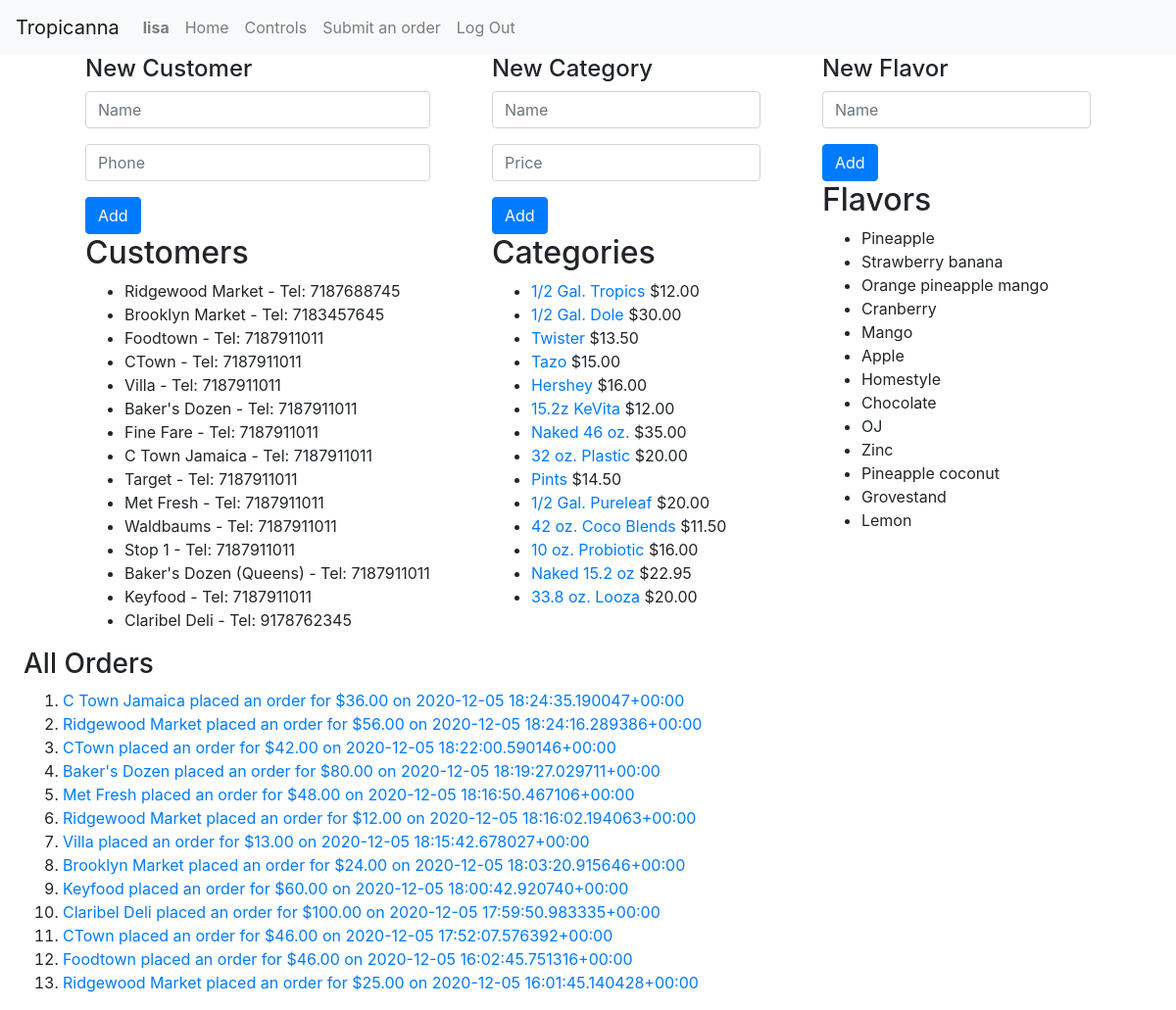
The page /controls (signed in) on the database as committed earlier.
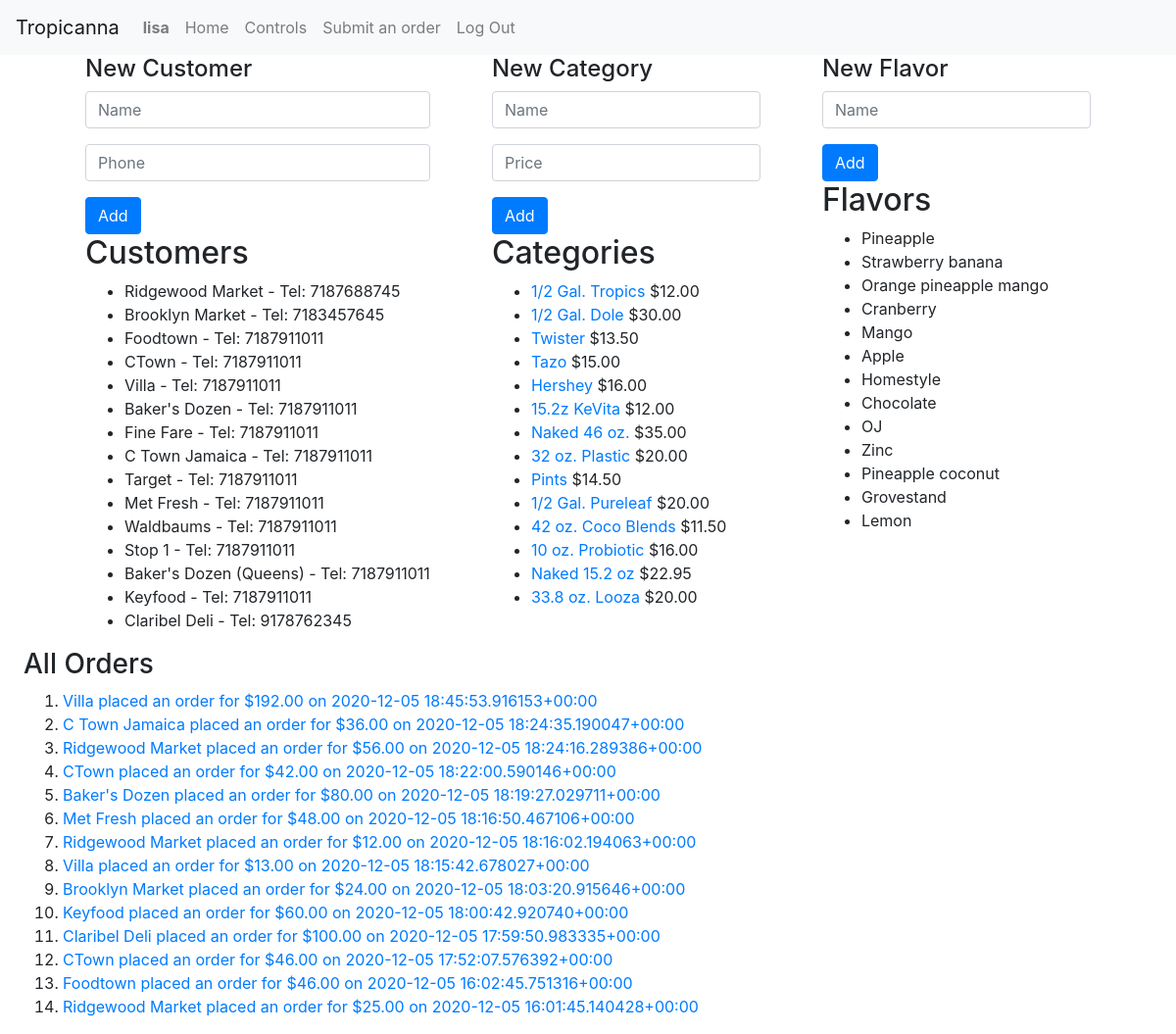
The same page on the database as committed later.
### tropicanna/models.py (models this page shows, shortened)
class Customer(models.Model):
    name = models.CharField(max_length=100)
    phone = models.IntegerField()
    def __str__(self):
        return f"{self.name}"

class Category(models.Model):
    name = models.CharField(max_length=100)
    price = models.DecimalField(max_digits=8, decimal_places=2)
    flavors = models.ManyToManyField(
        Flavor, blank=True, related_name="categories")

class Flavor(models.Model):
    name = models.CharField(max_length=100)

class Order(models.Model):
    customer = models.ForeignKey(
        "Customer", on_delete=models.CASCADE, related_name="orders")
    delivered = models.BooleanField(default=False)
    order_date = models.DateTimeField(auto_now_add=True)
    order_total = models.DecimalField(max_digits=8, decimal_places=2)
    def __str__(self):
        return f"{self.customer} placed an order for ${self.order_total} on {self.order_date}"

### tropicanna/views.py (the view)
# urls.py: path("controls", views.controls, name="controls"),
@login_required
def controls(request):
    return render(request, "tropicanna/controls.html", {
        "all_categories": Category.objects.all(),
        "all_flavors": Flavor.objects.all(),
        "customers": Customer.objects.all(),
        "orders": Order.objects.order_by("-order_date").all()
    })

### tropicanna/templates/tropicanna/controls.html (shortened to what this page needs)
{% extends "tropicanna/layout.html" %}
{% load static %}
{% block body %}
{% if user.is_authenticated %}
<div id="main-container">
	<div>
		<h4>New Customer</h4>
		<form id="customer-form">
			<div class="form-group">
				<input id="customer-name" class="form-control" placeholder="Name" required>
			</div>
			<div class="form-group">
				<input class="form-control" id="customer-phone" placeholder="Phone">
			</div>
			<input type="submit" class="btn btn-primary" value="Add" />
		</form>
		<h2>Customers</h2>
		<ul>
			{% for customer in customers %}
			<li>
				{{customer.name}} -
				Tel: {{customer.phone}}
			</li>
			{% endfor %}
		</ul>
	</div>
	<div>
		<h4>New Category</h4>
		<form id="category-form" action="{% url 'category' %}" method="POST">
			<div class="form-group">
				<input id="category-name" name="category-name" class="form-control" placeholder="Name" required>
			</div>
			<div class="form-group">
				<input id="category-price" name="category-price" class="form-control" placeholder="Price" type="number"
					min="0.00" max="10000.00" step="0.01" required>
			</div>
			<input type="submit" class="btn btn-primary" value="Add" />
		</form>
		<h2>Categories</h2>
		<ul>
			{% for category in all_categories %}
			<li>
				<a href="{% url 'product' category.id %}">{{category.name}}</a>
				${{category.price}}
			</li>
			{% endfor %}
		</ul>
	</div>
	<div>
		<h4>New Flavor</h4>
		<form id="flavor-form">
			<div class="form-group">
				<input id="flavor-name" class="form-control" placeholder="Name" required>
			</div>
			<input type="submit" class="btn btn-primary" value="Add" />
		</form>
		<div>
			<h2>Flavors</h2>
			<ul>
				{% for flavor in all_flavors %}
				<li>
					{{flavor.name}}
				</li>
				{% endfor %}
			</ul>
		</div>
	</div>
</div>
<div>
	<h3>All Orders</h3>
	<ol>
		{% for order in orders %}
		<li>
			<a href="{% url 'view_order' order.id %}">{{order}}</a>
		</li>
		{% endfor %}
	</ol>
</div>
{% endif %}
{% endblock %}

Rows that differ between the two databases and show on the page:
added Order: customer+order_total+order_date "Villa placed an order for $192.00 on 2020-12-05 18:45:53.916153+00:00"
